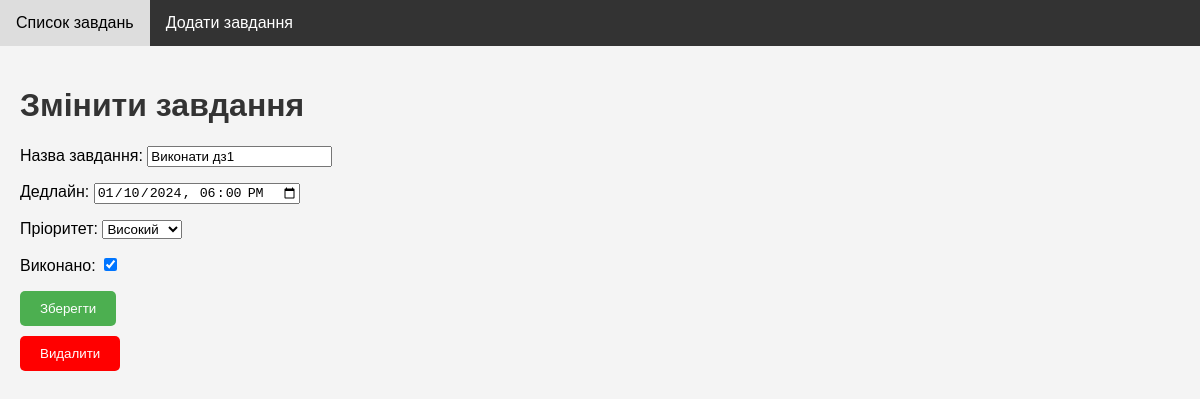
Page /edit/6/ on the committed database.
### todolist/models.py (models this page shows, shortened)
class Task(models.Model):
    id = models.AutoField(primary_key=True)    # Явно вказане поле primary_key
    title = models.CharField(max_length=200)    # Назва завдання
    created_at = models.DateTimeField(auto_now_add=True)    # Дата та час створення завдання (автоматично встановлюється при створенні запису)
    due_date = models.DateTimeField(null=True, blank=True)    # Дедлайн
    priority = models.CharField(max_length=20, choices=[
        ('low', 'Низький'),
        ('medium', 'Середній'),
        ('high', 'Високий'),
    ], default='medium')    # Пріоритет завдання (низький, середній, високий)
    completed = models.BooleanField(default=False)    # Вказує, чи завдання виконано чи ні

### todolist/views.py (the view)
# urls.py: path('edit/<int:id>/', edit_task, name='edit_task'),
def edit_task(request, id):
    task = get_object_or_404(Task, id=id)  # Використовує id як ідентифікатор
    if request.method == 'POST':
        form = TaskForm(request.POST, instance=task)
        if form.is_valid():
            form.save()    # Збереження змін у формі редагування і перенаправлення на сторінку списку завдань
            return redirect('task_list')
    else:
        form = TaskForm(instance=task)
    return render(request, 'edit_task.html', {'form': form, 'task': task})

### todolist/forms.py
class TaskForm(forms.ModelForm):
    class Meta:
        model = Task
        fields = ['title', 'due_date', 'priority', 'completed']
        widgets = {
            'due_date': forms.DateTimeInput(attrs={'type': 'datetime-local'}),
        }
        labels = {
            'title': 'Назва завдання',
            'due_date': 'Дедлайн',
            'priority': 'Пріоритет',
            'completed': 'Виконано',
        }
    def __init__(self, *args, **kwargs):
        super().__init__(*args, **kwargs)
        is_editing = self.instance.pk is not None
        if not is_editing:
            self.fields['completed'].widget.attrs['readonly'] = True

### templates/edit_task.html (shortened to what this page needs)
{% extends 'base.html' %}
{% block content %}
    <h1>Змінити завдання</h1>
    <form method="post" action="{% url 'edit_task' id=task.id %}?next={% url 'task_list' %}">
        {{ form.as_p }}
        <button type="submit" class="save-changes-btn">Зберегти</button>
    </form>
    <form method="post" action="{% url 'delete_task' id=task.id %}" class="delete-form">
        <button type="submit" class="delete-btn">Видалити</button>
    </form>
{% endblock %}

### static_cdn/css/styles.css (style rules this page uses)
body { font-family: 'Arial', sans-serif; margin: 0; padding: 0; background-color: #f4f4f4; }
h1 { color: #333; }
button { background-color: #4CAF50; color: white; padding: 10px 20px; border: none; border-radius: 5px; cursor: pointer; }
.save-changes-btn { margin-bottom: 10px; }
.delete-btn { background-color: #ff0000; color: white; padding: 10px 20px; border: none; border-radius: 5px; cursor: pointer; }

### rows in the picture
Task: title "Виконати дз1", due_date "01/10/2024 18:00", priority "Високий", completed "☑"
